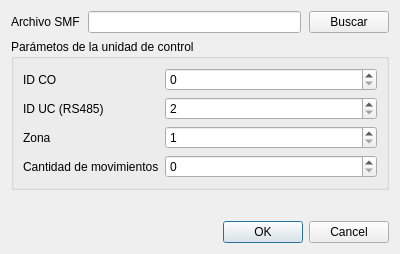
<ui version="4.0" >
 <class>Dialog</class>
 <widget class="QDialog" name="Dialog" >
  <property name="geometry" >
   <rect>
    <x>0</x>
    <y>0</y>
    <width>400</width>
    <height>254</height>
   </rect>
  </property>
  <property name="windowTitle" >
   <string>Dialog</string>
  </property>
  <layout class="QVBoxLayout" name="verticalLayout" >
   <item>
    <layout class="QHBoxLayout" name="horizontalLayout" >
     <property name="spacing" >
      <number>8</number>
     </property>
     <item>
      <widget class="QLabel" name="label" >
       <property name="text" >
        <string>Archivo SMF</string>
       </property>
      </widget>
     </item>
     <item>
      <widget class="QLineEdit" name="lineEdit" >
       <property name="focusPolicy" >
        <enum>Qt::NoFocus</enum>
       </property>
       <property name="readOnly" >
        <bool>true</bool>
       </property>
      </widget>
     </item>
     <item>
      <widget class="QPushButton" name="pushButton" >
       <property name="text" >
        <string>Buscar</string>
       </property>
      </widget>
     </item>
    </layout>
   </item>
   <item>
    <widget class="QGroupBox" name="groupBox" >
     <property name="title" >
      <string>Parámetos de la unidad de control</string>
     </property>
     <layout class="QFormLayout" name="formLayout" >
      <item row="0" column="0" >
       <widget class="QLabel" name="label_2" >
        <property name="text" >
         <string>ID CO</string>
        </property>
       </widget>
      </item>
      <item row="0" column="1" >
       <widget class="QSpinBox" name="spinBox" >
        <property name="maximum" >
         <number>999999</number>
        </property>
       </widget>
      </item>
      <item row="1" column="0" >
       <widget class="QLabel" name="label_3" >
        <property name="text" >
         <string>ID UC (RS485)</string>
        </property>
       </widget>
      </item>
      <item row="1" column="1" >
       <widget class="QSpinBox" name="spinBox_2" >
        <property name="minimum" >
         <number>2</number>
        </property>
        <property name="maximum" >
         <number>31</number>
        </property>
       </widget>
      </item>
      <item row="2" column="0" >
       <widget class="QLabel" name="label_4" >
        <property name="text" >
         <string>Zona</string>
        </property>
       </widget>
      </item>
      <item row="2" column="1" >
       <widget class="QSpinBox" name="spinBox_3" >
        <property name="minimum" >
         <number>1</number>
        </property>
        <property name="maximum" >
         <number>63</number>
        </property>
       </widget>
      </item>
      <item row="3" column="0" >
       <widget class="QLabel" name="label_8" >
        <property name="text" >
         <string>Cantidad de movimientos</string>
        </property>
       </widget>
      </item>
      <item row="3" column="1" >
       <widget class="QSpinBox" name="spinBox_7" >
        <property name="minimum" >
         <number>0</number>
        </property>
        <property name="maximum" >
         <number>10</number>
        </property>
       </widget>
      </item>
     </layout>
    </widget>
   </item>
   <item>
    <spacer name="verticalSpacer" >
     <property name="orientation" >
      <enum>Qt::Vertical</enum>
     </property>
     <property name="sizeHint" stdset="0" >
      <size>
       <width>20</width>
       <height>40</height>
      </size>
     </property>
    </spacer>
   </item>
   <item>
    <widget class="QDialogButtonBox" name="buttonBox" >
     <property name="orientation" >
      <enum>Qt::Horizontal</enum>
     </property>
     <property name="standardButtons" >
      <set>QDialogButtonBox::Cancel|QDialogButtonBox::Ok</set>
     </property>
    </widget>
   </item>
  </layout>
 </widget>
 <resources/>
 <connections>
  <connection>
   <sender>buttonBox</sender>
   <signal>accepted()</signal>
   <receiver>Dialog</receiver>
   <slot>accept()</slot>
   <hints>
    <hint type="sourcelabel" >
     <x>248</x>
     <y>254</y>
    </hint>
    <hint type="destinationlabel" >
     <x>157</x>
     <y>274</y>
    </hint>
   </hints>
  </connection>
  <connection>
   <sender>buttonBox</sender>
   <signal>rejected()</signal>
   <receiver>Dialog</receiver>
   <slot>reject()</slot>
   <hints>
    <hint type="sourcelabel" >
     <x>316</x>
     <y>260</y>
    </hint>
    <hint type="destinationlabel" >
     <x>286</x>
     <y>274</y>
    </hint>
   </hints>
  </connection>
 </connections>
</ui>
